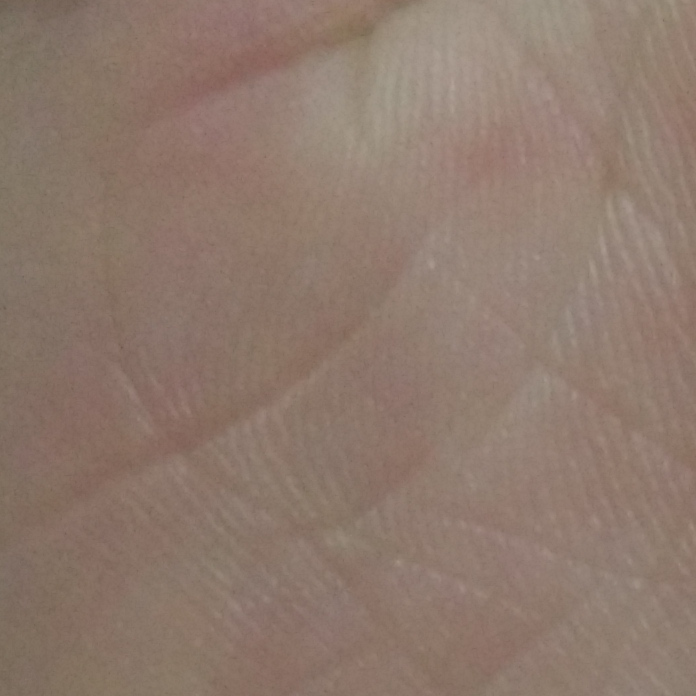
#> input picture recognize/sandbox/gray/input.jpg, 696 x 696 px
$ python threshold.py
#> lines starting #> are read from the running program, lines starting #| are printed output that depends on the picture; after the words box and inside, x2 and y2 are one past the last pixel; in counts of white or black regions, pixels touching at a corner belong together
import cv2
import numpy as np
from matplotlib import pyplot as plt
img=cv2.imread('input.jpg')
#> img is the input picture: shape (696, 696, 3); mean B, G, R 108.6, 121.1, 142.3
GrayImage=cv2.cvtColor(img,cv2.COLOR_BGR2GRAY)
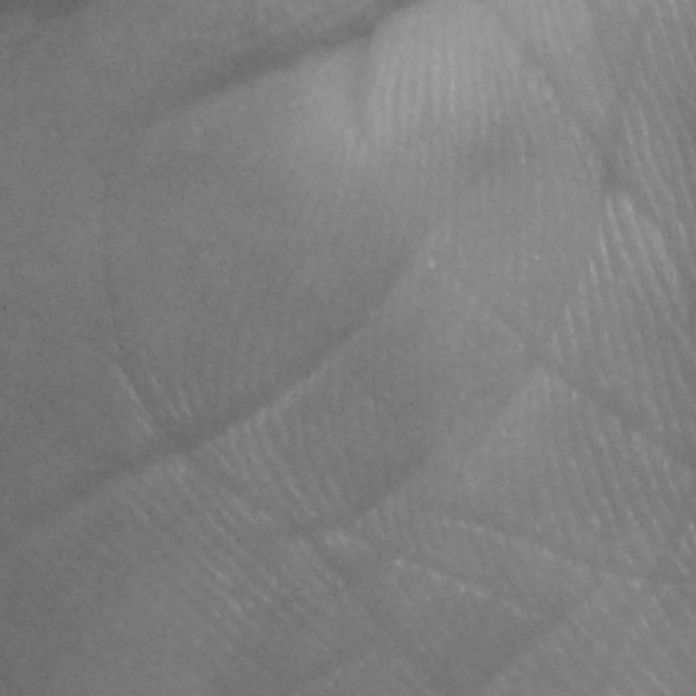
#> GrayImage: shape (696, 696); min 94, max 166, mean 126
cv2.imwrite("gray.jpg", GrayImage)
ret,thresh1=cv2.threshold(GrayImage,127,255,cv2.THRESH_BINARY)
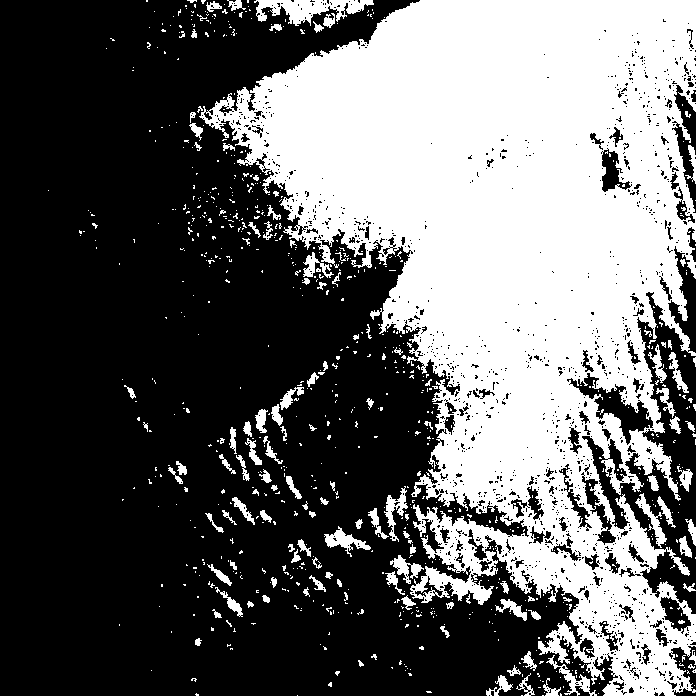
#> thresh1: shape (696, 696); 39.5% white; 854 white regions (732 under 20 px), largest, box (x1, y1, x2, y2) and area: (199, 0, 696, 696) 175563, (254, 0, 374, 26) 1570, (324, 526, 371, 557) 493
ret,thresh2=cv2.threshold(GrayImage,127,255,cv2.THRESH_BINARY_INV)
ret,thresh3=cv2.threshold(GrayImage,127,255,cv2.THRESH_TRUNC)
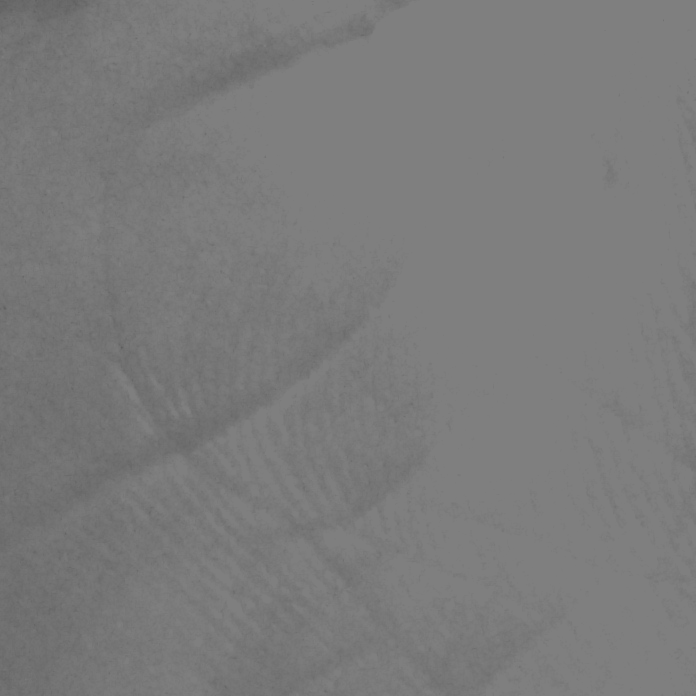
#> thresh3: shape (696, 696); min 94, max 127, mean 122.8
ret,thresh4=cv2.threshold(GrayImage,127,255,cv2.THRESH_TOZERO)
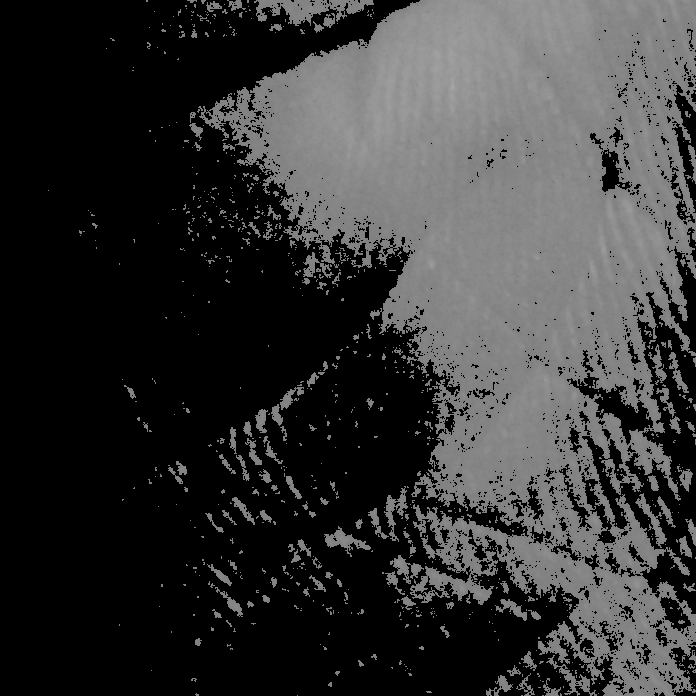
#> thresh4: shape (696, 696); min 0, max 166, mean 53.3
ret,thresh5=cv2.threshold(GrayImage,127,255,cv2.THRESH_TOZERO_INV)
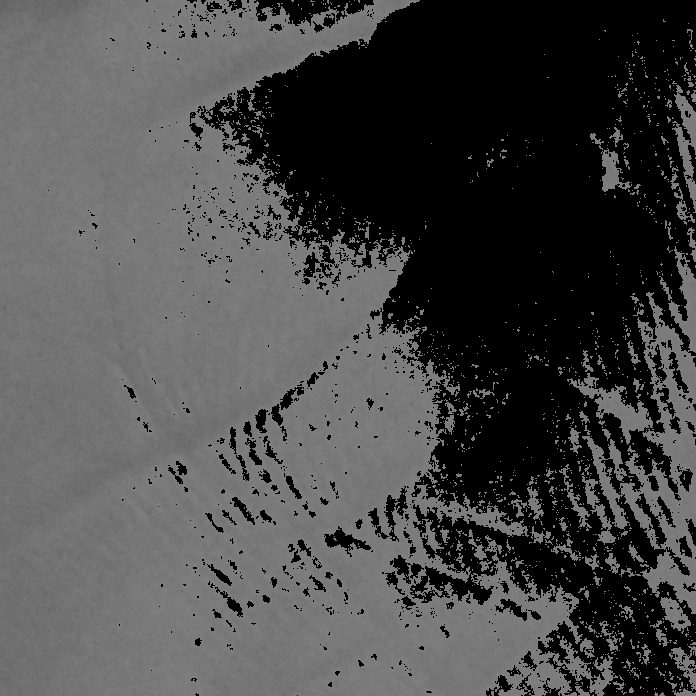
#> thresh5: shape (696, 696); min 0, max 127, mean 72.7
titles = ['Gray Image','BINARY','BINARY_INV','TRUNC','TOZERO','TOZERO_INV']
images = [GrayImage, thresh1, thresh2, thresh3, thresh4, thresh5]
for i in range(6):
   plt.clf()
   plt.imshow(images[i],"gray")
   plt.title(titles[i])
   plt.xticks([]),plt.yticks([])
   plt.savefig("output/"+titles[i])
